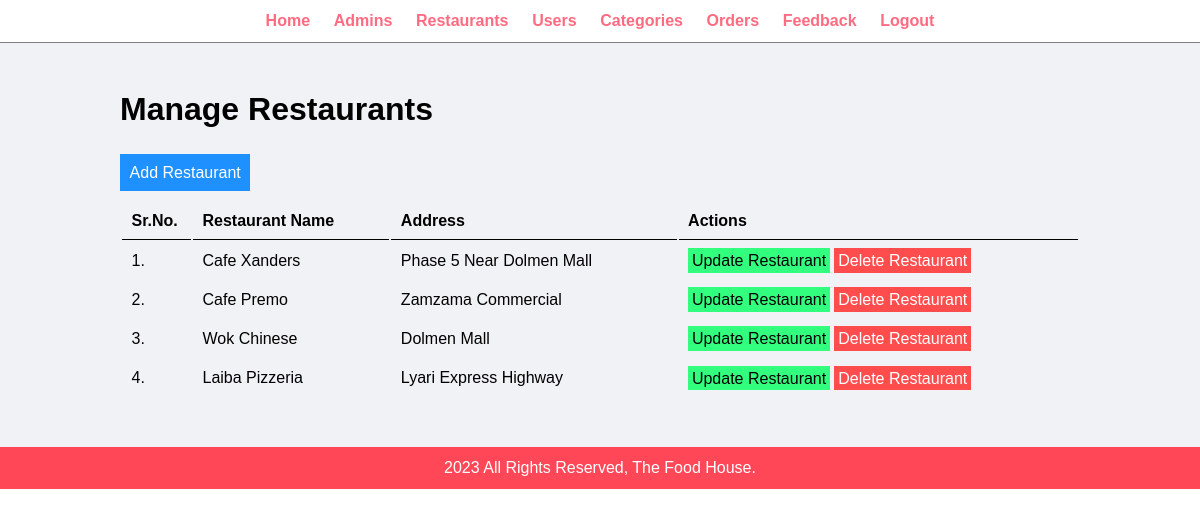
Screenshot of /admin/manage-restaurants.php (signed in) with the database file from the repository.
### tables this page shows
CREATE TABLE `tbl_restaurants` (
  `ID` int(10) UNSIGNED NOT NULL,
  `Name` varchar(100) NOT NULL,
  `Description` text NOT NULL,
  `Address` varchar(255) NOT NULL,
  `username` varchar(100) NOT NULL,
  `password` varchar(255) NOT NULL,
  `image_name` varchar(255) DEFAULT NULL
);

### admin/manage-restaurants.php (the view, shortened to what this page needs)
<?php include('partials/menu.php') ?>
<div class="main-content">
    <div class="wrapper">
        <h1>Manage Restaurants</h1>
        <br>
        <br>
        <a href="add-restaurant.php" class="btn-primary">Add Restaurant</a>
        <br>
        <br>
        <table class="tbl-full">
            <tr>
                <th>Sr.No.</th>
                <th>Restaurant Name</th>
                <th>Address</th>
                <th>Actions</th>
            </tr>
            <?php
            $sql = 'SELECT * FROM tbl_restaurants';
            $result = mysqli_query($conn, $sql);
            $sn = 1;
            if ($result) {
                if (mysqli_num_rows($result) > 0) {
                    while ($rows = mysqli_fetch_assoc($result)) {
                        $id = $rows['ID'];
                        $name = $rows['Name'];
                        $address = $rows['Address'];
                        ?>
                        <tr>
                            <td>
                                <?php echo $sn++; ?>.
                            </td>
                            <td>
                                <?php echo $name; ?>
                            </td>
                            <td>
                                <?php echo $address; ?>
                            </td>
                            <td>
                                <a href="update-restaurant.php?id=<?php echo $id; ?>" class="btn-secondary">Update Restaurant</a>
                                <a href="delete-restaurant.php?id=<?php echo $id; ?>" class="btn-danger">Delete Restaurant</a>
                            </td>
                        </tr>
                        <?php
                    }
                }
            }
            ?>
        </table>
    </div>
</div>
<?php include('partials/footer.php') ?>

### css/admin.css (style rules this page uses)
* { margin: 0; padding: 0; font-family: Arial, Helvetica, sans-serif }
.wrapper { padding: 1%; width: 80%; margin: 0 auto; }
.tbl-full { width: 100%; }
table tr th { border-bottom: 1px solid black; padding: 1%; text-align: left; }
table tr td { padding: 1%; }
.btn-primary { background-color: #1e90ff; padding: 1%; color: white; text-decoration: none; }
.btn-secondary { background-color: #32ff7e; padding: 1%; color: black; text-decoration: none; }
.btn-danger { background-color: #ff4d4d; padding: 1%; color: white; text-decoration: none; }
.main-content { background-color: #f1f2f6; padding: 3% 0; }

### rows the page displays
tbl_restaurants: Name "Cafe Xanders", Address "Phase 5 Near Dolmen Mall"
tbl_restaurants: Name "Cafe Premo", Address "Zamzama Commercial"
tbl_restaurants: Name "Wok Chinese", Address "Dolmen Mall"
tbl_restaurants: Name "Laiba Pizzeria", Address "Lyari Express Highway"
